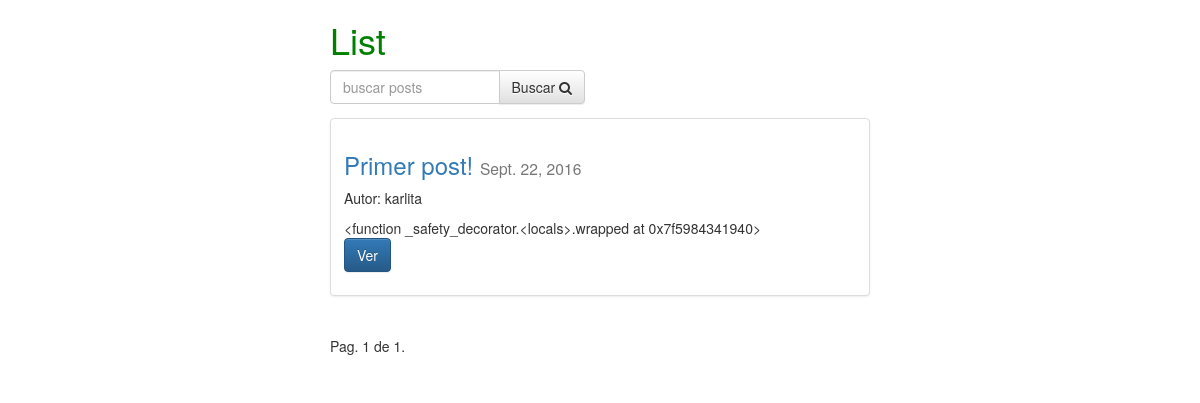
The app's page /posts/, older data.
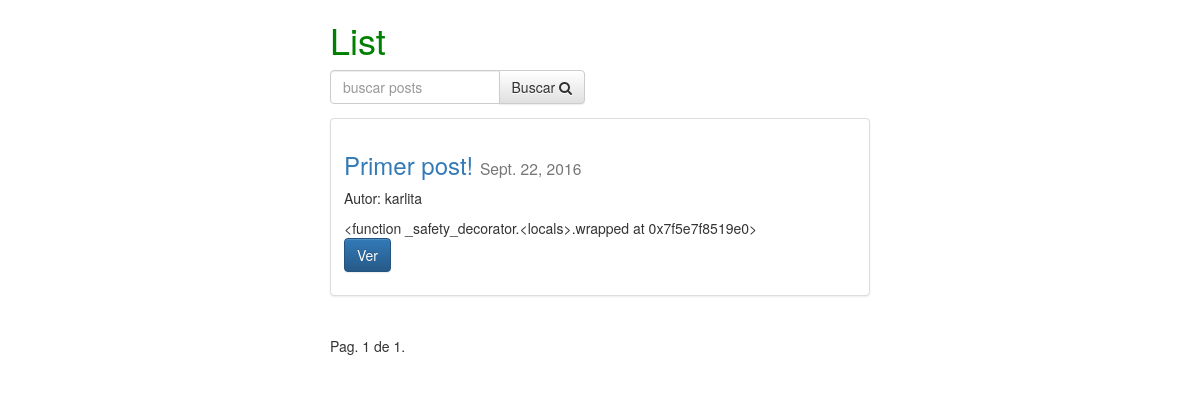
The same page, newer data.
### posts/models.py (models this page shows, shortened)
class Post(models.Model):
	user = models.ForeignKey(settings.AUTH_USER_MODEL, default=1)
	titulo = models.CharField(max_length=150)
	slug = models.SlugField(unique=True)
	imagen = models.ImageField(upload_to=upload_location,
			null=True,
			blank=True,
			height_field="height_field",
			width_field="width_field")
	height_field = models.IntegerField(default=0)
	width_field = models.IntegerField(default=0)
	contenido = models.TextField()
	draft = models.BooleanField(default=False)
	publish = models.DateField(auto_now=False, auto_now_add=False)
	timestamp = models.DateTimeField(auto_now_add=True, auto_now=False)
	actualizado = models.DateTimeField(auto_now_add=False, auto_now=True)
	objects = PostManager()
	def get_absolute_url(self):
		return reverse("posts:detail", kwargs={"slug": self.slug})
	class Meta:
		ordering = ["-timestamp", "-actualizado"]
	def get_markdown(self):
		contenido = self.contenido
		markdown_text = markdown(contenido)
		return mark_safe(markdown_text)

### posts/views.py (the view, shortened to what this page needs)
def post_list(request):
	hoy = timezone.now().date()
	queryset_list = Post.objects.active() #filter(draft=False).filter(publish__lte=timezone.now()) #all() #.order_by("-timestamp")
	if request.user.is_staff or request.user.is_superuser:
		queryset_list = Post.objects.all()
	query = request.GET.get("q")
	paginator = Paginator(queryset_list, 3) # Show 25 contacts per page
	page_request_var = "list"
	page = request.GET.get(page_request_var)
	try:
		queryset = paginator.page(page)
	except PageNotAnInteger:
		queryset = paginator.page(1)
	except EmptyPage:
		queryset = paginator.page(paginator.num_pages)
	context = {
	"titulo": "List",
	"object_list": queryset,
	"page_request_var": page_request_var,
	"hoy": hoy,
	}
	return render(request, "post_list.html", context)

### posts/models.py (called while the page is built)
	def active(self, *args, **kwargs):
		return super(PostManager, self).filter(draft=False).filter(publish__lte=timezone.now())

### templates/post_list.html (shortened to what this page needs)
{% extends "base.html" %}
{% block content %}
<div class='col-sm-6 col-sm-offset-3'>
<h1>{{ titulo }}</h1>
<form method='GET' action='' class='row'>
    <div class='col-sm-6'>
    <div class='input-group'>
<input class='form-control' type='text' name='q' placeholder='buscar posts' value='{{ request.GET.q }}' />
    <span class='input-group-btn'>
        <button class='btn btn-default' type='submit'>Buscar <i class="fa fa-search"></i></button>
    </span>
    </div>
</div>
</form>
{% for obj in object_list %}
<div class="row">
    <div class='col-sm-12'>
        <div class="thumbnail">
    <div class="caption post-detail-art">
        <h3><a href='{{ obj.get_absolute_url }}'>{{ obj.titulo }}</a> <small> {{ obj.publish }}</small></h3>
        {% if obj.user.get_full_name %}
            <p>Autor: {{ obj.user.get_full_name }}</p>
        {% else %}
            <p>Autor: {{ obj.user }}</p>
        {% endif %}
        {{ obj.get_markdown|truncatewords_html:10 }}
        <p><a href="{{ obj.get_absolute_url }}" class="btn btn-primary" role="button">Ver</a> </p>
    </div>
        </div>
    </div>
<br/>
</div>
{% endfor %}
<div class="pagination">
    <span class="step-links">
        <span class="current">
            Pag. {{ object_list.number }} de {{ object_list.paginator.num_pages }}.
        </span>
    </span>
</div>
</div>
{% endblock %}

Row changes from the older to the newer data that the page shows:
changed Post "Primer post!": get_markdown "<function _safety_decorator.<locals>.wrapped at 0x7f5984341940>" → "<function _safety_decorator.<locals>.wrapped at 0x7f5e7f8519e0>"
